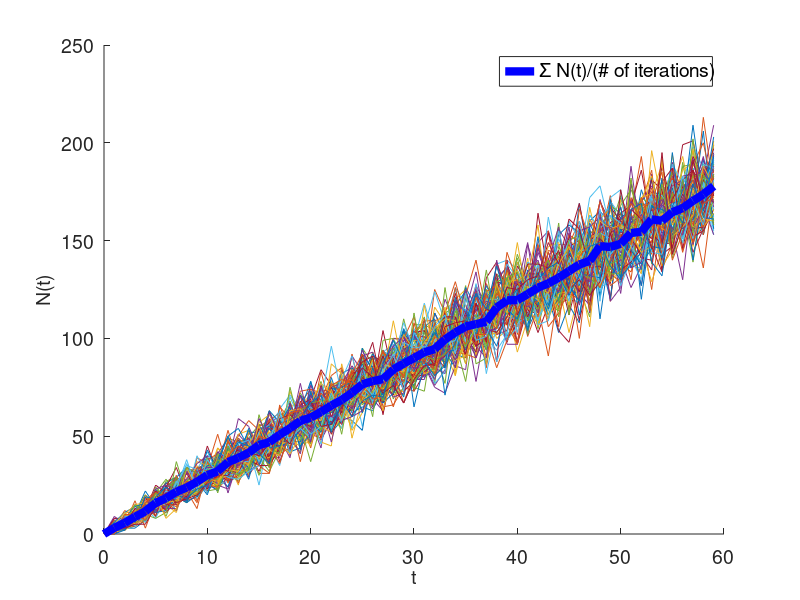

Write the MATLAB code that produced this figure.
function problem1a
close all;
lambda = 3;
n=175;
maxDays = 59;
bMax = 100;
P = 0;
for i = 0:n
    P = P + exp(i*log(lambda*maxDays)-lambda*maxDays-gammaln(i+1));
end

N = zeros(bMax,maxDays);
for b = 1:bMax
    for t = 0:maxDays
        N(b,t+1) = poissrnd(lambda*t);
    end
end
moreThan175Claims = sum(N(:,end)>175)/bMax;



t = 0:maxDays;
figure();
hold on;
for b = 1:bMax
    plot(t,N(b,:));
end

fprintf('Out of %d realizations,\n',bMax);
fprintf('N(t=59)>175 was achieved for \n %.1f%% of realizations. For comparison, \nP([N(59)>175]) = \n %.1f%%\n',moreThan175Claims*100,(1-P)*100);

mean = sum(N)/bMax;
h = plot(t,mean,'LineWidth',6,'DisplayName','\Sigma N(t)/(# of iterations)','Color','b');
xlabel('t'); ylabel('N(t)');
lgd = legend(h);
set(findall(gcf,'-property','FontSize'),'FontSize',14);

%saveTightFigure(h,'problem1a.pdf');


end
